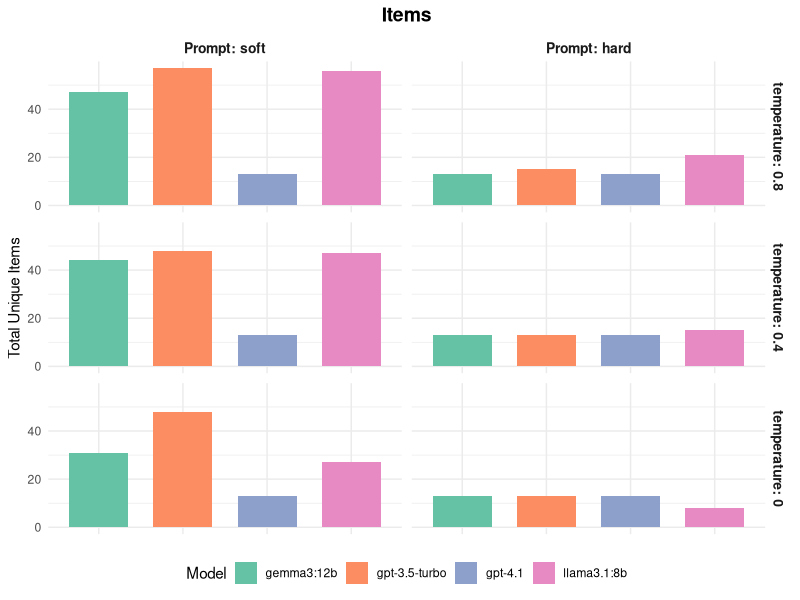
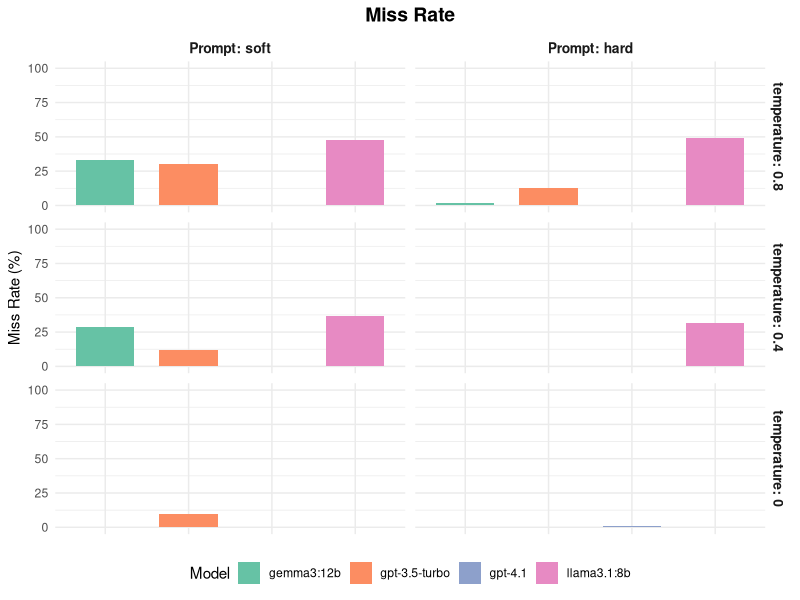
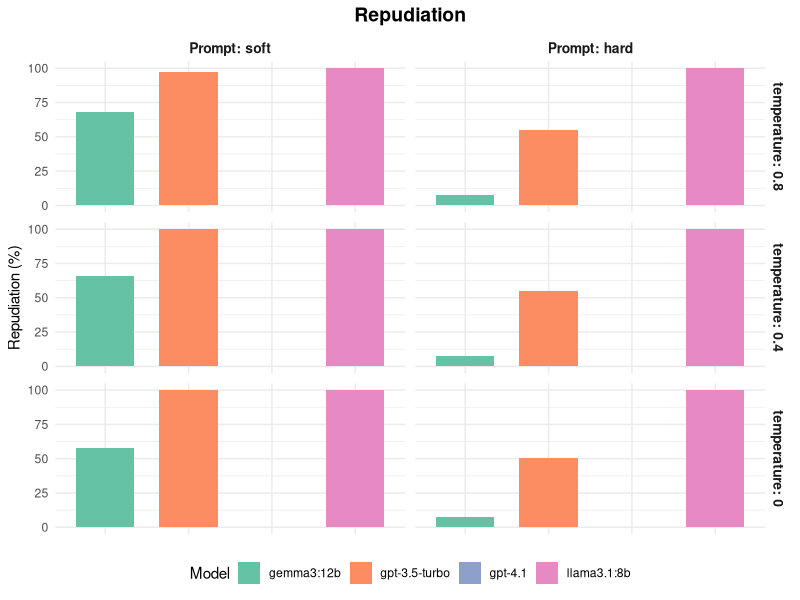
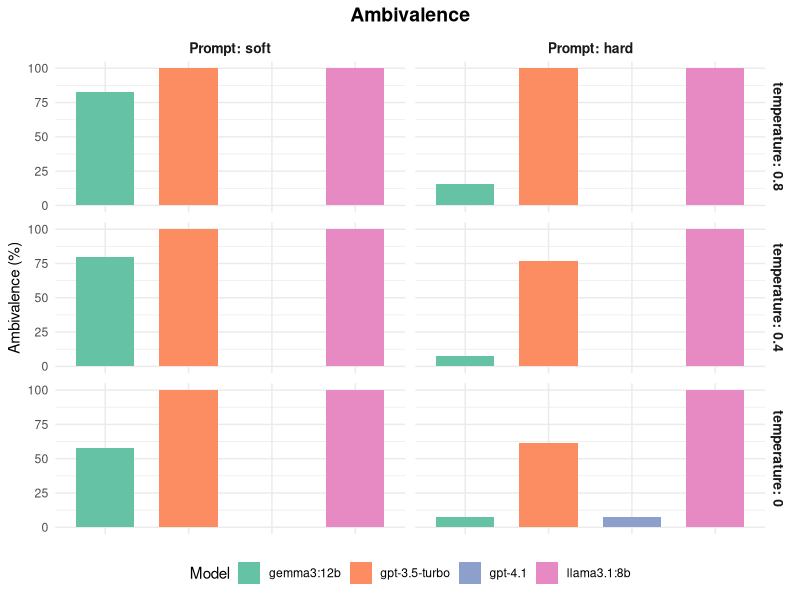

Generate these figures, in order, with R:
## ---- chunk 1
knitr::opts_chunk$set(
	echo = FALSE,
	message = FALSE,
	warning = FALSE
)
library(tidyverse)
## ---- chunk 2
data <- read_tsv("data.tsv")

# Extract model family name
data <- data %>%
  mutate(
    model_family = case_when(
      str_detect(model, "llama") ~ "llama3.1:8b",
      str_detect(model, "gemma") ~ "gemma3:12b",
      str_detect(model, "gpt-3.5") ~ "gpt-3.5-turbo",
      str_detect(model, "gpt-4") ~ "gpt-4.1",
      TRUE ~ model
    ),
    temperature = factor(temperature, levels = c(0.8, 0.4, 0)),
    Prompt = factor(Prompt, levels = c("soft", "hard"))
  )

head(data)
## ---- chunk 3
ggplot(data, aes(x = model_family, y = total_unique_items, fill = model_family)) +
  geom_bar(stat = "identity", width = 0.7) +
  facet_grid(temperature ~ Prompt, labeller = label_both) +
  labs(
    title = "Items",
    x = NULL,
    y = "Total Unique Items",
    fill = "Model"
  ) +
  theme_minimal() +
  theme(
    plot.title = element_text(size = 14, face = "bold", hjust = 0.5),
    strip.text = element_text(size = 10, face = "bold"),
    axis.text.x = element_blank(),
    axis.ticks.x = element_blank(),
    legend.position = "bottom",
    panel.spacing = unit(0.5, "lines")
  ) +
  scale_fill_brewer(palette = "Set2")
## ---- chunk 4
ggplot(data, aes(x = model_family, y = miss_rate, fill = model_family)) +
  geom_bar(stat = "identity", width = 0.7) +
  facet_grid(temperature ~ Prompt, labeller = label_both) +
  labs(
    title = "Miss Rate",
    x = NULL,
    y = "Miss Rate (%)",
    fill = "Model"
  ) +
  theme_minimal() +
  theme(
    plot.title = element_text(size = 14, face = "bold", hjust = 0.5),
    strip.text = element_text(size = 10, face = "bold"),
    axis.text.x = element_blank(),
    axis.ticks.x = element_blank(),
    legend.position = "bottom",
    panel.spacing = unit(0.5, "lines")
  ) +
  scale_fill_brewer(palette = "Set2") +
  scale_y_continuous(limits = c(0, 100))
## ---- chunk 5
ggplot(data, aes(x = model_family, y = repudiated_presence_pct, fill = model_family)) +
  geom_bar(stat = "identity", width = 0.7) +
  facet_grid(temperature ~ Prompt, labeller = label_both) +
  labs(
    title = "Repudiation",
    x = NULL,
    y = "Repudiation (%)",
    fill = "Model"
  ) +
  theme_minimal() +
  theme(
    plot.title = element_text(size = 14, face = "bold", hjust = 0.5),
    strip.text = element_text(size = 10, face = "bold"),
    axis.text.x = element_blank(),
    axis.ticks.x = element_blank(),
    legend.position = "bottom",
    panel.spacing = unit(0.5, "lines")
  ) +
  scale_fill_brewer(palette = "Set2")
## ---- chunk 6
ggplot(data, aes(x = model_family, y = ambivalence_pct, fill = model_family)) +
  geom_bar(stat = "identity", width = 0.7) +
  facet_grid(temperature ~ Prompt, labeller = label_both) +
  labs(
    title = "Ambivalence",
    x = NULL,
    y = "Ambivalence (%)",
    fill = "Model"
  ) +
  theme_minimal() +
  theme(
    plot.title = element_text(size = 14, face = "bold", hjust = 0.5),
    strip.text = element_text(size = 10, face = "bold"),
    axis.text.x = element_blank(),
    axis.ticks.x = element_blank(),
    legend.position = "bottom",
    panel.spacing = unit(0.5, "lines")
  ) +
  scale_fill_brewer(palette = "Set2")
## ---- chunk 7
data %>%
  group_by(model_family, Prompt, temperature) %>%
  summarise(
    items = mean(total_unique_items),
    miss_rate = mean(miss_rate),
    repudiation = mean(repudiated_presence_pct),
    ambivalence = mean(ambivalence_pct),
    .groups = "drop"
  ) %>%
  arrange(model_family, Prompt, temperature)
